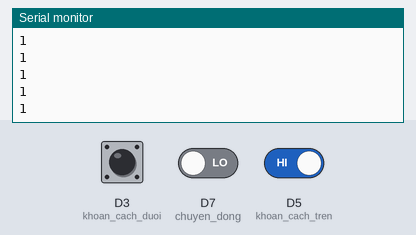
The sketch below on a simulated ESP8266 (NodeMCU). Shown: the last lines printed to the serial monitor. Inputs (shaded band) come from the test bench; at power-on: D7 (chuyen_dong) LOW, D3 (khoan_cach_duoi) HIGH, D5 (khoan_cach_tren) HIGH. WiFi joins after 1.5 s; servers stay silent unless stated.

Above: at 2.8 s.
2.9 s: D7 (chuyen_dong) driven HIGH
At 3.4 s:
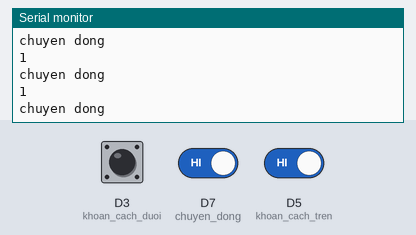
4.5 s: D3 (khoan_cach_duoi) driven LOW
6.0 s: D5 (khoan_cach_tren) driven LOW
At 6.9 s:
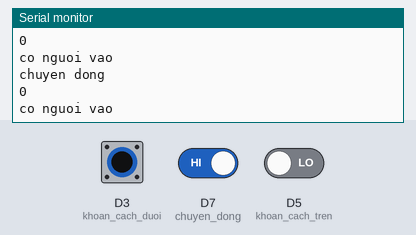

The sketch:

demoIOT_hcmus.ino
```cpp
// include thư viện
#include <ESP8266WiFi.h>
#include <FirebaseESP8266.h>
#include <ArduinoJson.h>

//Define wifi cho module và authentication cho firebase
#define WIFI_SSID "duytien"
#define WIFI_PASSWORD "18050101"
#define FIREBASE_HOST "tien-eb218-default-rtdb.firebaseio.com"
#define FIREBASE_AUTH "LHwryoGULjAgOn90q8C6HcBIM0TgrsOShMdpnSHY"

//define biến global
FirebaseData firebase_data;
const int khoan_cach_duoi = D3; // for Arduino microcontroller
int khoan_cach_tren = D5;
int chuyen_dong = D7;
bool check_chuyen_dong = false;
bool check_chuyen_dong_old = false;
bool check_cua = false;
bool check_cua_old = false;
String path = "/";
FirebaseJson firebase_json;

void setup(){
  Serial.begin(9600);
  pinMode(khoan_cach_duoi, INPUT);
  pinMode(khoan_cach_tren, INPUT);
  pinMode(chuyen_dong, INPUT);
  WiFi.begin(WIFI_SSID,WIFI_PASSWORD); // kết nối với wifi vói giá trị đã được define
  while (WiFi.status() != WL_CONNECTED)
  {
    Serial.print(".");
    delay(300);
  }
  Firebase.begin(FIREBASE_HOST,FIREBASE_AUTH); // kết nối với firebase
  Firebase.reconnectWiFi(true);
  if(!Firebase.beginStream(firebase_data,path))
  {
    Serial.println("REASON: " + firebase_data.errorReason()); // nếu kết nối có lỗi log ra lỗi
    Serial.println();
  }
  Serial.print("Connected with IP: ");
  Serial.println(WiFi.localIP());
  Serial.println();
}

void loop()
{
  //đọc giá trị
  int  val_khoan_cach_duoi = digitalRead(khoan_cach_duoi);
  int  val_chuyen_dong = digitalRead(chuyen_dong);
  int val_khoan_cach_tren = digitalRead(khoan_cach_tren);
  Serial.println(val_khoan_cach_duoi);
  // kiểm tra giá trị đọc được với các điều kiện
  if(val_khoan_cach_duoi == LOW && val_khoan_cach_tren == LOW){
     Serial.println("co nguoi vao");
     check_cua = true;
  }
  else{
    check_cua = false;
  }
  if(val_chuyen_dong == HIGH){
    Serial.println("chuyen dong");
    check_chuyen_dong = true;
  }
  else{
    check_chuyen_dong = false;
  }

  // gửi giá trị lên firebase
  if(check_cua != check_cua_old){
    Firebase.setBool(firebase_data,path+"/data/1", check_cua);
  }
  check_cua_old = check_cua;
  if(check_chuyen_dong != check_chuyen_dong_old){
    Firebase.setBool(firebase_data,path+"/data/2", check_chuyen_dong);
  }
  check_chuyen_dong_old = check_chuyen_dong;

}
```

Measured:
- after the input at 2.9 s, the serial monitor: prints a new line at once (image 1)
- after the input at 6.0 s, the serial monitor: prints a new line at once (image 2)
